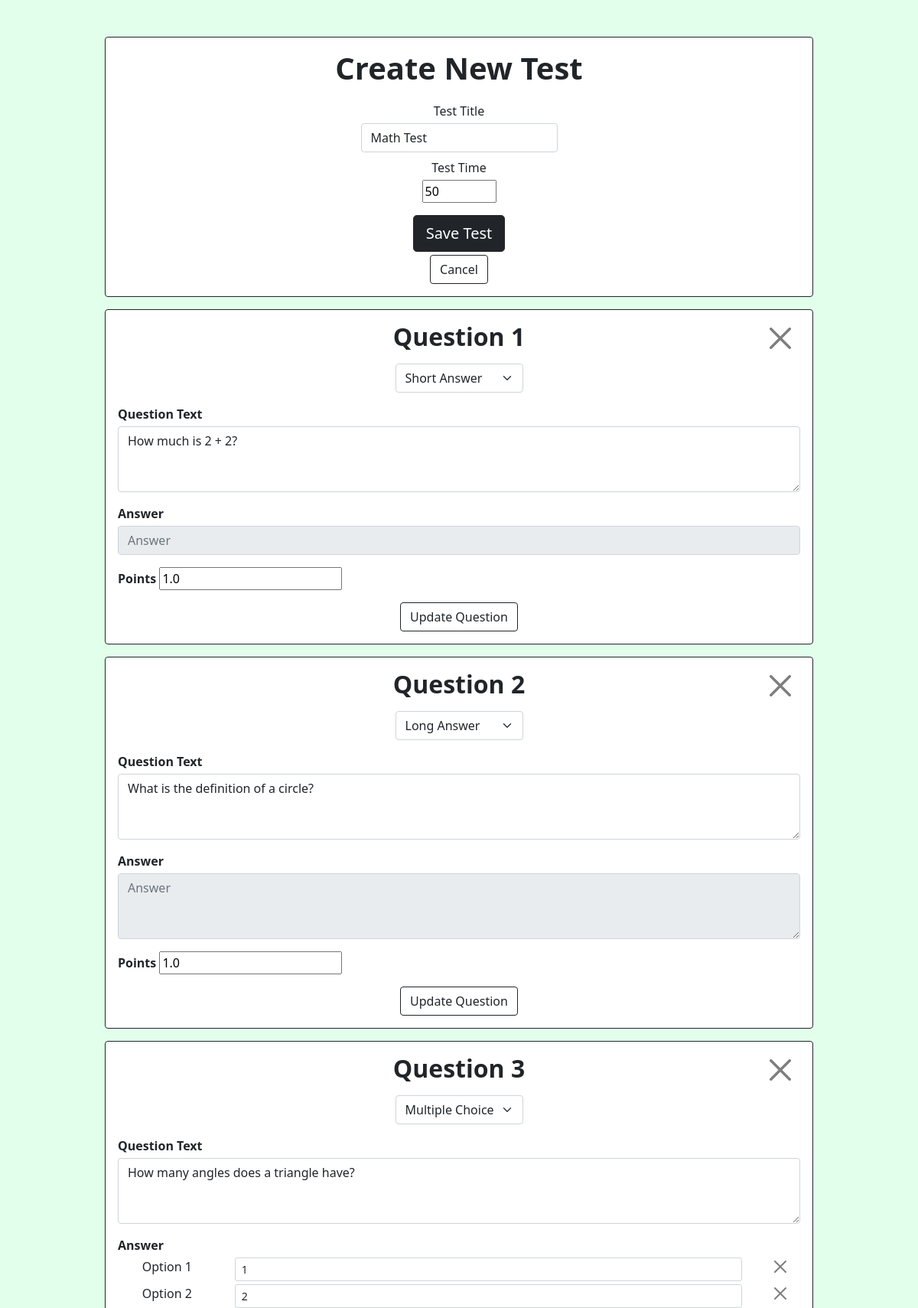
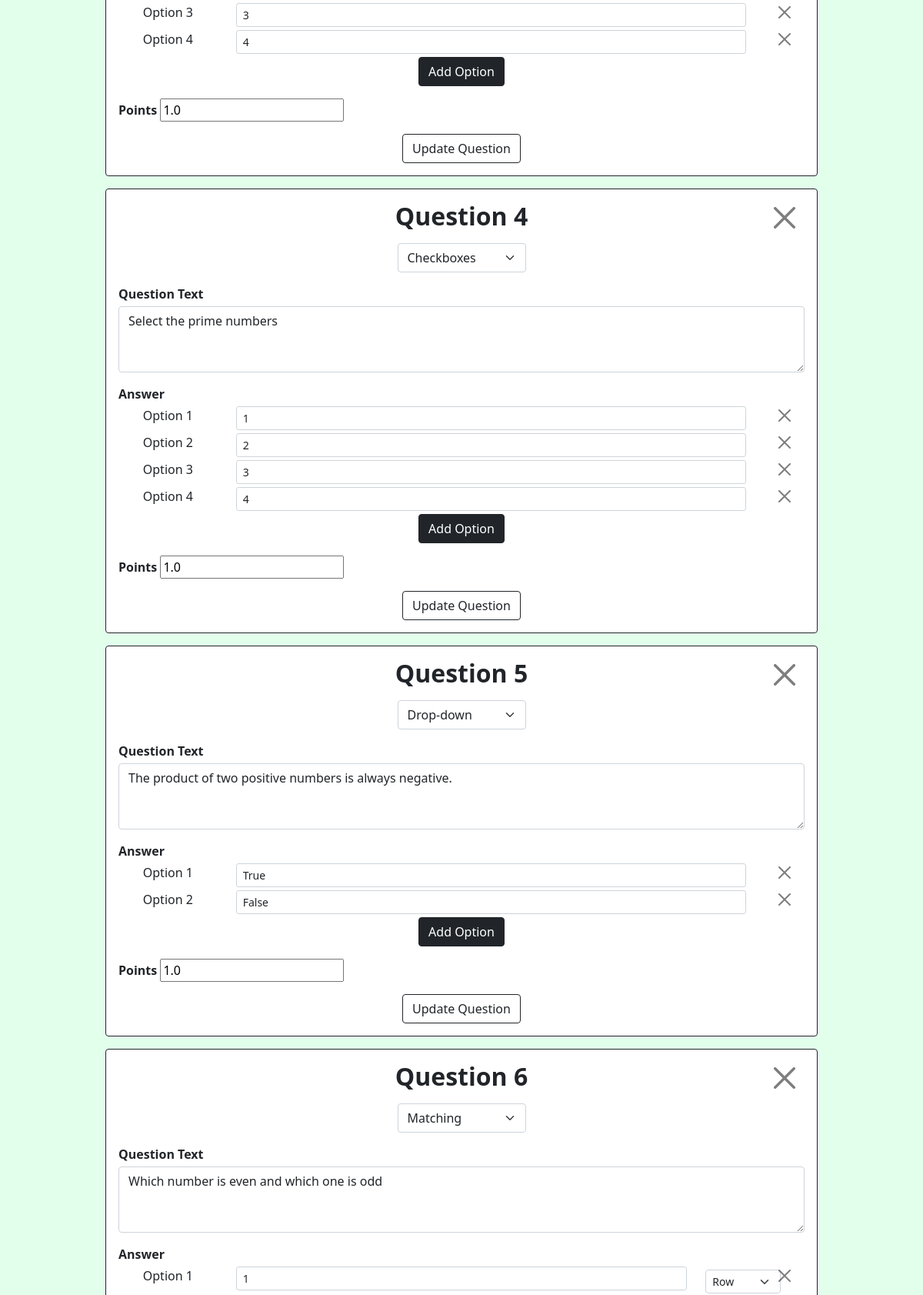
Page /createTest?testID=2 (signed in, upper part) on the committed database (2 pictures, top to bottom).
### website/models.py (models this page shows)
class Test(db.Model):
    id = db.Column(db.Integer, primary_key=True)
    title = db.Column(db.String(150))
    time = db.Column(db.Integer)
    code = db.Column(db.String(100), unique=True)
    active = db.Column(db.Boolean, default=True)
    questions = db.relationship('Question')
    responses = db.relationship('Response')
    user_id = db.Column(db.Integer, db.ForeignKey('user.id'))

class Question(db.Model):
    id = db.Column(db.Integer, primary_key=True)
    text = db.Column(db.String(1500))
    type = db.Column(db.String(100))
    points = db.Column(db.Float)
    answer = db.Column(db.String(1000))
    options = db.relationship('Option')
    test_id = db.Column(db.Integer, db.ForeignKey('test.id'))

class Option(db.Model):
    id = db.Column(db.Integer, primary_key=True)
    text = db.Column(db.String(1000))
    row = db.Column(db.Boolean, default=True)
    question_id = db.Column(db.Integer, db.ForeignKey('question.id'))

### website/views.py (the view, shortened to what this page needs)
@views.route('/createTest', methods=['GET', 'POST'])
@login_required
def createTest():
    test = Test.query.filter_by(id=request.args.get("testID", None)).first()
    return render_template("createtest.html", user=current_user, test=test)

### website/__init__.py (called while the page is built)
def create_app():
    app = Flask(__name__)
    app.config['SECRET_KEY'] = 'my secret key'
    app.config['UPLOAD_FOLDER'] = UPLOAD_FOLDER
    app.config['SQLALCHEMY_DATABASE_URI'] = f'sqlite:///{DB_NAME}'
    db.init_app(app)
    from .views import views
    from.auth import auth
    app.register_blueprint(views, url_prefix='/')
    app.register_blueprint(auth, url_prefix='/')
    from .models import User, Test
    if not path.exists('website/' + DB_NAME):
        with app.app_context():
            db.create_all()
    login_manager = LoginManager()
    login_manager.login_view = 'auth.login'
    login_manager.init_app(app)
    @login_manager.user_loader
    def load_user(id):
        return User.query.get(int(id))
    return app

### website/templates/createtest.html (shortened to what this page needs)
{% extends "base.html" %}
{% block content %}
<form method="POST">
    <div class="text-center">
        <div class="row row-cols-3">
            <div class="col-1"></div>
            <div class="col-10">
                <div class="card border-dark mt-5">
                    <div class="card-body">
                        <div class="h1">
                                <b>Create New Test</b>
                        </div>
                        <div class="row row-cols-1 mt-3">
                            <div class="col mt-1">
                                Test Title
                            </div>
                            <div class="col mt-1">
                                <input class="form-control mx-auto w-auto" type="text" name="testName" placeholder="Test Title" {% if test.title %} value="{{ test.title }}" {% endif %}>
                            </div>
                        </div>
                        <div class="row row-cols-1 mt-1">
                            <div class="col mt-1">
                                Test Time
                            </div>
                            <div class="col mt-1">
                                <input class="form-group" type="number" name="testTime" min="5" max="180" {% if test.time %} value="{{ test.time }}" {% else %} value="5" {% endif %}>
                            </div>
                        </div>
                        <div class="mt-3">
                            <input class="btn btn-dark btn-lg" type="submit" name = "saveTest" value = "Save Test">
                        </div>
                        <div class="mt-1">
                            <input class="btn btn-outline-dark" type="submit" name = "cancel" value = "Cancel">
                        </div>
                    </div>
                </div>
            </div>
            <div class="col-1"></div>
            {% for question in test.questions %}
            <div class="col-1"></div>
            <div class="col-10">
                <div class="card border-dark mt-3">
                    <div class="card-body">
                        <div class="row">
                            <div class="col-1"></div>
                            <div class="col-10 h2">
                                <b>Question {{ loop.index }}</b>
                            </div>
                            <div class="col-1">
                                <input class="btn-close h3" type="submit" name="delete{{ loop.index }}" value=" ">
                            </div>
                        </div>
                        <select class="form-select mx-auto w-auto mt-1" name="questionType{{ loop.index }}">
                            <option value="shortAnswer" {% if question.type=="shortAnswer" %} selected {% endif %}>Short Answer</option>
                            <option value="longAnswer" {% if question.type=="longAnswer" %} selected {% endif %}>Long Answer</option>
                            <option value="multipleChoice" {% if question.type=="multipleChoice" %} selected {% endif %}>Multiple Choice</option>
                            <option value="checkboxes" {% if question.type=="checkboxes" %} selected {% endif %}>Checkboxes</option>
                            <option value="dropdown" {% if question.type=="dropdown" %} selected {% endif %}>Drop-down</option>
                            <option value="matching" {% if question.type=="matching" %} selected {% endif %}>Matching</option>
                        </select>
                        <div class="text-start mt-3">
                            <b>Question Text</b>
                        </div>
                        <textarea class="form-control mt-1" rows="3" name="questionText{{ loop.index }}" placeholder="Question Text">{% if question.text %}{{ question.text }}{% endif %}</textarea>
                        <div class="text-start mt-3">
                            <b>Answer</b>
                        </div>
                        {% if question.type=="shortAnswer" %}
                        <input class="form-control mt-1" type="text" name="answerText{{ loop.index }}" placeholder="Answer" {% if question.options %} value="{{ question.options[0].text }}" {% endif %} disabled>
                        {% elif question.type=="longAnswer" %}
                        <textarea class="form-control mt-1" name="answerText{{ loop.index }}" rows="3" placeholder="Answer" disabled>{% if question.options %}{{question.options[0].text}}{% endif %}</textarea>
                        {% elif question.type=="multipleChoice" or question.type=="checkboxes" or question.type=="dropdown" %}
                        {% set questionid = loop.index %}
                            {% for option in question.options %}
                            <div class="row mt-1">
                                <div class="col-2">
                                    Option {{ loop.index }}
                                </div>
                                <div class="col-9">
                                    <input class="form-control form-control-sm" type="text" name="option{{ questionid }}{{ loop.index }}" placeholder="Answer" {% if option.text %} value="{{ option.text }}" {% endif %}>
                                </div>
                                <div class="col-1">
                                    <input class="btn-close" type="submit" name="deleteOption{{ questionid }}{{ loop.index }}" value=" ">
                                </div>
                            </div>
                            {% endfor %}
                            <input class="btn btn-dark mt-1" type="submit" name="addOption{{ loop.index }}" value="Add Option">
                        {% elif question.type=="matching" %}
                        {% set questionid = loop.index %}
                            {% for option in question.options %}
                            <div class="row mt-1">
                                <div class="col-2">
                                    Option {{ loop.index }}
                                </div>
                                <div class="col-8">
                                    <input class="form-control form-control-sm" type="text" name="option{{ questionid }}{{ loop.index }}" placeholder="Answer" {% if option.text %} value="{{ option.text }}" {% endif %}>
                                </div>
                                <div class="col-1">
                                    <select class="form-select form-select-sm mx-auto w-auto mt-1" name="row{{ questionid }}{{ loop.index }}">
                                        <option value="row" {% if option.row %} selected {% endif %}>Row</option>
                                    </select>
                                </div>
                                <div class="col-1">
                                    <input class="btn-close" type="submit" name="deleteOption{{ questionid }}{{ loop.index }}" value=" ">
                                </div>
                            </div>
                            {% endfor %}
                        {% elif question.type=="fileUpload" %}
                        <input class="form-control mt-1" type="file" name="answerText{{ loop.index }}" disabled>
                        {% endif %}
                        <div class="text-start mt-3">
                            <b>Points</b>
                            <input class="form-group" type="number" name="points{{ loop.index }}" min="0" {% if question.points %} value="{{ question.points }}" {% else %} value="0" {% endif %} step=".01">
                        </div>
                        <div class="mt-3">
                            <input class="btn btn-outline-dark" type="submit" name="update" value="Update Question">
                        </div>
                    </div>
                </div>
            </div>
            <div class="col-1"></div>
            {% endfor %}
        </div>
    </div>
</form>
{% endblock %}

### rows in the picture
Test: testName "Math Test", testTime "50"
Question: type "Short Answer", text "How much is 2 + 2?", points "1.0"
Question: type "Long Answer", text "What is the definition of a circle?", points "1.0"
Question: type "Multiple Choice", text "How many angles does a triangle have?", points "1.0"
Option: text "1"
Option: text "2"
Option: text "3"
Option: text "4"
Question: type "Checkboxes", text "Select the prime numbers", points "1.0"
Option: text "1"
Option: text "2"
Option: text "3"
Option: text "4"
Question: type "Drop-down", text "The product of two positive numbers is always negative.", points "1.0"
Option: text "True"
Option: text "False"
Question: type "Matching", text "Which number is even and which one is odd"
Option: text "1", row "Row"
